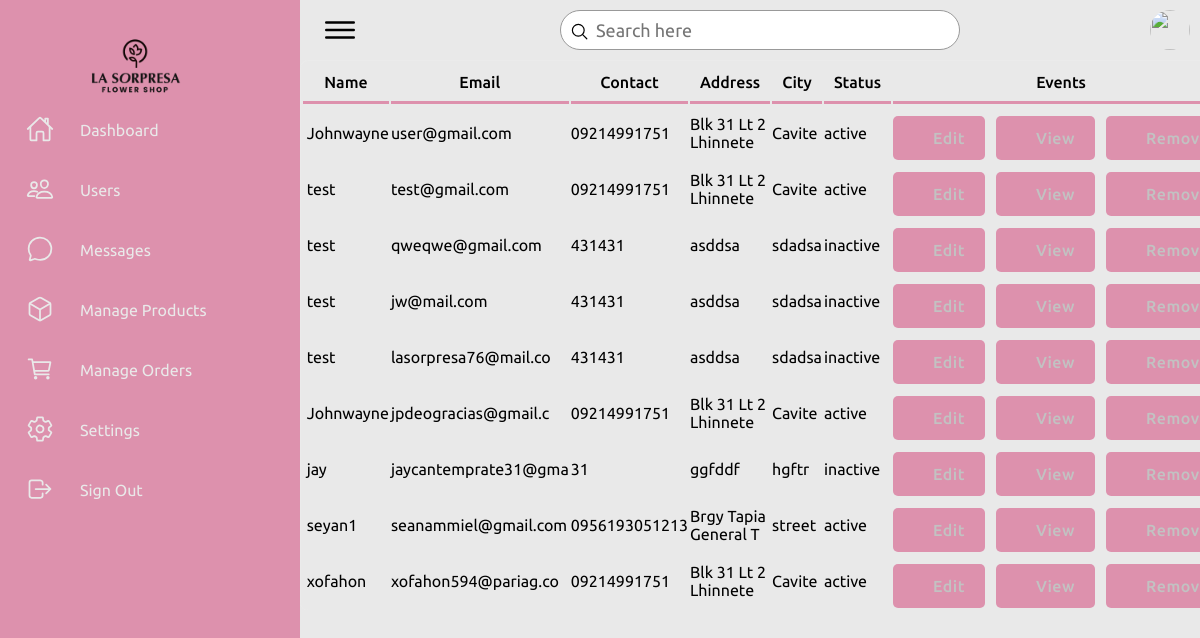
/admin/users.php, run on the app's committed database.
### tables this page shows
CREATE TABLE `customer` (
  `cust_id` int(11) NOT NULL,
  `cust_name` varchar(255) NOT NULL,
  `cust_email` varchar(255) NOT NULL,
  `cust_phone` varchar(15) NOT NULL,
  `cust_address` text NOT NULL,
  `cust_city` varchar(255) NOT NULL,
  `cust_zip` varchar(10) NOT NULL,
  `cust_s_name` varchar(255) DEFAULT NULL,
  `cust_s_phone` varchar(15) DEFAULT NULL,
  `cust_s_address` text DEFAULT NULL,
  `cust_s_city` varchar(255) DEFAULT NULL,
  `cust_s_zip` varchar(10) DEFAULT NULL,
  `cust_password` varchar(255) NOT NULL,
  `cust_datetime` datetime DEFAULT current_timestamp(),
  `cust_timestamp` timestamp NOT NULL DEFAULT current_timestamp() ON UPDATE current_timestamp(),
  `cust_status` enum('active','inactive','suspended') DEFAULT 'active'
);

### admin/users.php (the view, shortened to what this page needs)
<?php
include '../config.php';
$sql = "SELECT * FROM customer";
?>
<!DOCTYPE html>
<html lang="en">
<head>
    <link rel="stylesheet" href="../css/style.css">
    <link rel="stylesheet" href="https://cdnjs.cloudflare.com/ajax/libs/animate.css/4.1.1/animate.min.css"/>
    <link rel="stylesheet" href="https://cdnjs.cloudflare.com/ajax/libs/font-awesome/6.5.2/css/all.min.css">
    <link rel="stylesheet" href="../css/animations.css">
    <link rel="stylesheet" href="../css/admin1.css">
    <link rel="stylesheet" href="../css/admin2.css">
</head>
<body>
    <div class="container">
        <div class="navigation">
            <ul>
                <li>
                    <a href="#">
                        <div class="logo-container">
                            <img src="../images/logo.png" alt="Logo" class="logo" />
                        </div>
                        <span class="title"></span>
                    </a>
                </li>
                <li>
                    <a href="dashboard.php">
                        <span class="icon">
                            <ion-icon name="home-outline"></ion-icon>
                        </span>
                        <span class="title">Dashboard</span>
                    </a>
                </li>
                <li>
                    <a href="users.php">
                        <span class="icon">
                            <ion-icon name="people-outline"></ion-icon>
                        </span>
                        <span class="title">Users</span>
                    </a>
                </li>
                <li>
                    <a href="#">
                        <span class="icon">
                            <ion-icon name="chatbubble-outline"></ion-icon>
                        </span>
                        <span class="title">Messages</span>
                    </a>
                </li>
                <li>
                    <a href="product/product.php">
                        <span class="icon">
                            <ion-icon name="cube-outline"></ion-icon>
                        </span>
                        <span class="title">Manage Products</span>
                    </a>
                </li>
                <li>
                    <a href="#">
                        <span class="icon">
                            <ion-icon name="cart-outline"></ion-icon>
                        </span>
                        <span class="title">Manage Orders</span>
                    </a>
                </li>
                <li>
                    <a href="settings.php">
                        <span class="icon">
                            <ion-icon name="settings-outline"></ion-icon>
                        </span>
                        <span class="title">Settings</span>
                    </a>
                </li>
                <li>
                    <a href="logout.php">
                        <span class="icon">
                            <ion-icon name="log-out-outline"></ion-icon>
                        </span>
                        <span class="title">Sign Out</span>
                    </a>
                </li>
            </ul>
        </div>
        <div class="main">
            <div class="topbar">
                <div class="toggle">
                    <ion-icon name="menu-outline"></ion-icon>
                </div>
                <div class="search">
                    <label>
                        <input type="text" placeholder="Search here">
                        <ion-icon name="search-outline"></ion-icon>
                    </label>
                </div>
                <div class="user">
                    <img src="assets/imgs/customer01.jpg" alt="">
                </div>
            </div>
            <tr>
                <td colspan="4">
                    <div class="abc scroll">
                        <table width="93%" class="sub-table scrolldown" border="0">
                            <thead>
                                <tr>
                                    <th class="table-headin">
                                        Name
                                    </th>
                                    <th class="table-headin">
                                        Email
                                    </th>
                                    <th class="table-headin">
                                        Contact
                                    </th>
                                    <th class="table-headin">
                                        Address
                                    </th>
                                    <th class="table-headin">
                                        City
                                    </th>
                                    <th class="table-headin">
                                        Status
                                    </th>
                                    <th class="table-headin">
                                        Events
                                    </th>
                            </thead>
                            <tbody>
                                <?php
                                $result = mysqli_query($conn, $sql);
                                if ($result->num_rows == 0) {
                                    echo '<tr>
                                    <td colspan="4">
                                    <br><br><br><br>
                                    <center>
                                    <br>
                                    <p class="heading-main12" style="margin-left: 45px;font-size:20px;color:rgb(49, 49, 49)">We  couldnt find anything related to your keywords !</p>
                                    <a class="non-style-link" href="users.php"><button  class="login-btn btn-primary-soft btn"  style="display: flex;justify-content: center;align-items: center;margin-left:20px;">&nbsp;  &nbsp;</font></button>
                                    </a>
                                    </center>
                                    <br><br><br><br>
                                    </td>
                                    </tr>';
                                } else {
                                    for ($x = 0; $x < $result->num_rows; $x++) {
                                        $row = $result->fetch_assoc();
                                        $cust_id = $row["cust_id"];
                                        $cust_name = $row["cust_name"];
                                        $cust_email = $row["cust_email"];
                                        $cust_phone = $row["cust_phone"];
                                        $cust_address = $row["cust_address"];
                                        $cust_city = $row["cust_city"];
                                        $cust_status = $row["cust_status"];
                                        echo '<tr>
                                        <td> &nbsp;' .
                                            substr($cust_name, 0, 30)
                                            . '</td>
                                        <td>
                                        ' . substr($cust_email, 0, 20) . '
                                        </td>
                                        <td>
                                        ' . substr($cust_phone, 0, 20) . '
                                        </td>
                                        <td>
                                        ' . substr($cust_address, 0, 20) . '
                                        </td>
                                        <td>
                                        ' . substr($cust_city, 0, 20) . '
                                        </td>
                                        <td>
                                        ' . substr($cust_status, 0, 20) . '
                                        </td>
                                        <td>
                                        <div style="display:flex;justify-content: center;">
                                        <a href="?action=edit&id=' . $cust_id . '&error=0" class="non-style-link"><button  class="btn-primary-soft btn button-icon btn-edit"  style="padding-left: 40px;padding-top: 12px;padding-bottom: 12px;margin-top: 10px;"><font class="tn-in-text">Edit</font></button></a>
                                        &nbsp;&nbsp;&nbsp;
                                        <a href="?action=view&id=' . $cust_id . '" class="non-style-link"><button  class="btn-primary-soft btn button-icon btn-view"  style="padding-left: 40px;padding-top: 12px;padding-bottom: 12px;margin-top: 10px;"><font class="tn-in-text">View</font></button></a>
                                       &nbsp;&nbsp;&nbsp;
                                       <a href="?action=drop&id=' . $cust_id . '&name=' . $cust_name . '" class="non-style-link"><button  class="btn-primary-soft btn button-icon btn-delete"  style="padding-left: 40px;padding-top: 12px;padding-bottom: 12px;margin-top: 10px;"><font class="tn-in-text">Remove</font></button></a>
                                        </div>
                                        </td>
                                    </tr>';
                                    }
                                }
                                ?>
                            </tbody>
                        </table>
                    </div>
                </td>
            </tr>
        </div>
    </div>
</body>
</html>

### css/style.css (style rules this page uses)
* { font-family: "Ubuntu", sans-serif; margin: 0; padding: 0; box-sizing: border-box; }
:root { --blue: #dd91ad; --white: #e9e9e9; --gray: #f5f5f5; --black1: #222; --black2: #999; }
body { min-height: 100vh; overflow-x: hidden; }
.container { position: relative; width: 100%; }
.navigation { position: fixed; width: 300px; height: 100%; background: var(--blue); border-left: 10px solid var(--blue); transition: 0.5s; overflow: hidden; }
.navigation ul { position: absolute; top: 0; left: 0; width: 100%; }
.logo-container { position: absolute; top: 20px; left: 50%; transform: translateX(-70%); z-index: 10; }
.logo { width: 100px; }
.navigation ul li { position: relative; width: 100%; list-style: none; border-top-left-radius: 30px; border-bottom-left-radius: 30px; }
.navigation ul li:nth-child(1) { margin-bottom: 40px; pointer-events: none; }
.navigation ul li a { position: relative; display: block; width: 100%; display: flex; text-decoration: none; color: var(--white); }
.navigation ul li a .icon { position: relative; display: block; min-width: 60px; height: 60px; line-height: 75px; text-align: center; }
.navigation ul li a .icon ion-icon { font-size: 1.75rem; }
.navigation ul li a .title { position: relative; display: block; padding: 0 10px; height: 60px; line-height: 60px; text-align: start; white-space: nowrap; }
.main { position: absolute; width: calc(100% - 300px); left: 300px; min-height: 100vh; background: var(--white); transition: 0.5s; }
.topbar { width: 100%; height: 60px; display: flex; justify-content: space-between; align-items: center; padding: 0 10px; }
.toggle { position: relative; width: 60px; height: 60px; display: flex; justify-content: center; align-items: center; font-size: 2.5rem; cursor: pointer; }
.search { position: relative; width: 400px; margin: 0 10px; }
.search label { position: relative; width: 100%; }
.search label input { width: 100%; height: 40px; border-radius: 40px; padding: 5px 20px; padding-left: 35px; font-size: 18px; outline: none; border: 1px solid var(--black2); }
.search label ion-icon { position: absolute; top: 0; left: 10px; font-size: 1.2rem; }
.user { position: relative; width: 40px; height: 40px; border-radius: 50%; overflow: hidden; cursor: pointer; }
.user img { position: absolute; top: 0; left: 0; width: 100%; height: 100%; object-fit: cover; }

### css/admin1.css (style rules this page uses)
.container { display: flex; flex-wrap: wrap; height: 100vh; }

### css/admin2.css (style rules this page uses)
:root { --primarycolor: #dd91ad; --primarycolorhover: #dd91ad; --btnice:#D8EBFA; --btnnicetext:#1b62b3; }
body { margin: 0; padding: 0; border-spacing: 0; font-family: 'Inter', sans-serif; }
.btn { cursor: pointer; padding: 8px 20px; outline: none; text-decoration: none; font-size: 15px; letter-spacing: 0.5px; transition: all 0.3s; border-radius: 5px; font-family: 'Inter', sans-serif; }
.btn-primary-soft { background-color: #dd91ad ; color: #c2c2c2; font-weight: 500; font-size: 16px; border: none; }
.non-style-link:link, .non-style-link:visited, .non-style-link:hover, .non-style-link:active { text-decoration: none; color: rgb(43, 43, 43); }
.sub-table { border: 1px solid #ebebeb; border-radius: 8px; }
.table-headin { font-size: 16px; font-weight: 500; padding: 10px; border-bottom: 3px solid var(--primarycolor); }
.abc { width: 100%; height: 550px; overflow: auto; }
.button-icon { background-position: 10px 50%; background-repeat: no-repeat; transition: 0.5s; padding: 8px 20px 8px 40px; }
.btn-edit { background-image: url('../img/icons/edit-iceblue.svg'); }
.btn-view { background-image: url('../img/icons/view-iceblue.svg'); }
.btn-delete { background-image: url('../img/icons/delete-iceblue.svg'); }

### admin/users.php (style rules this page uses)
.sub-table { animation: transitionIn-Y-bottom 0.5s; }

### data on the page
customer: cust_name "Johnwayne", cust_email "user@gmail.com", cust_phone "09214991751", cust_address "Blk 31 Lt 2 Lhinnete", cust_city "Cavite", cust_status "active"
customer: cust_name "test", cust_email "test@gmail.com", cust_phone "09214991751", cust_address "Blk 31 Lt 2 Lhinnete", cust_city "Cavite", cust_status "active"
customer: cust_name "test", cust_email "qweqwe@gmail.com", cust_phone "431431", cust_address "asddsa", cust_city "sdadsa", cust_status "inactive"
customer: cust_name "test", cust_email "jw@mail.com", cust_phone "431431", cust_address "asddsa", cust_city "sdadsa", cust_status "inactive"
customer: cust_name "test", cust_email "lasorpresa76@mail.co", cust_phone "431431", cust_address "asddsa", cust_city "sdadsa", cust_status "inactive"
customer: cust_name "Johnwayne", cust_email "jpdeogracias@gmail.c", cust_phone "09214991751", cust_address "Blk 31 Lt 2 Lhinnete", cust_city "Cavite", cust_status "active"
customer: cust_name "jay", cust_email "jaycantemprate31@gma", cust_phone "31", cust_address "ggfddf", cust_city "hgftr", cust_status "inactive"
customer: cust_name "seyan1", cust_email "seanammiel@gmail.com", cust_phone "0956193051213", cust_address "Brgy Tapia General T", cust_city "street", cust_status "active"
customer: cust_name "xofahon", cust_email "xofahon594@pariag.co", cust_phone "09214991751", cust_address "Blk 31 Lt 2 Lhinnete", cust_city "Cavite", cust_status "active"
